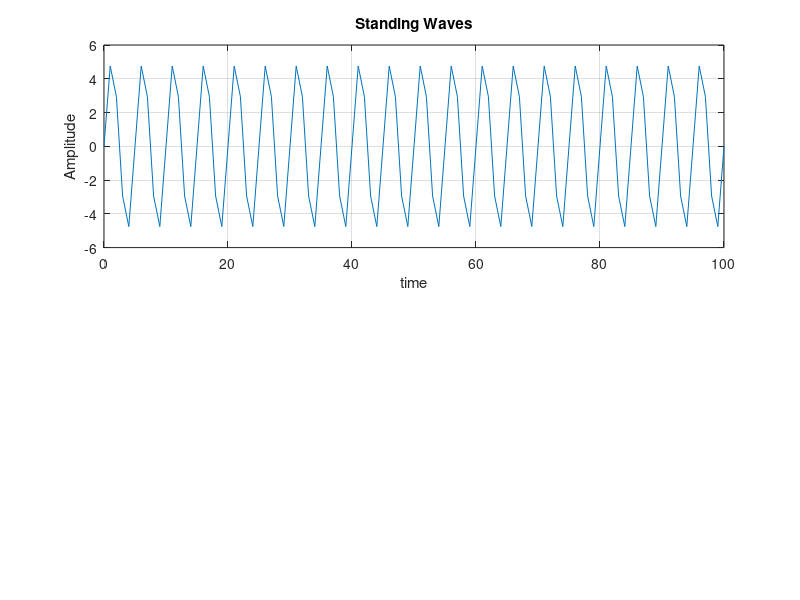

MATLAB code to generate this figure: (Note: this script raises an error after producing the figure.)

% first wave
f=0.5;
lambda = 5;
beta = 2*pi/lambda;
omega = 2*pi*f;
 x = 0:100;
  for i = x
      t = 0.1 *i;
      y = lambda*sin(beta*x - omega*t);
     
   
  end 
  subplot(2,1,1);
  plot(x,y);
  title("Standing Waves");
  xlabel("time");
  ylabel("Amplitude")
  grid on;
  

xmax = 100;                
wL = 20;                   
Nx = 500;                   
x = linspace(0,xmax,Nx);   

T = 100;                   
Nt = 20;                   
dt = T/Nt;                 
t = 0;                     
y = zeros(1,Nx);            

f = 0.9;
lambda = 6; 
beta = 2*pi/lambda;
omega = 2*pi*f;
 x = 0:100;

for i = x
      t = 0.9 *i;
      y1 = lambda*cos(beta*x - omega*t/2);
end

f = getframe(gcf);
[im,map] = rgb2ind(f.cdata,256,'nodither'); 
im(1,1,1,Nt) = 0;


for c = 1 : Nt+1
   y = sin(2*pi*t/T - 2*pi*x/wL);
   subplot(2,1,2);
   plot(x,y,'LineWidth',3);
   set(gca,'FontSize',12);
   set(gca,'Ytick',[-1 -0.5 0 0.5 1]);
   title("Travelling waves");
   xlabel('time','FontSize',12);
   ylabel('Amplitude','FontSize',12);
   pause(0.01);
   
   f = getframe(gcf);
   im(:,:,1,c) = rgb2ind(f.cdata,map,'nodither');
   
   t = t + dt;             
end
